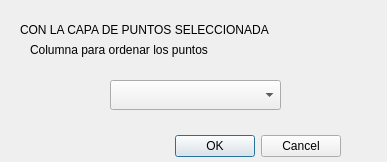
<?xml version="1.0" encoding="UTF-8"?>
<ui version="4.0">
 <class>ptos2polDialogBase</class>
 <widget class="QDialog" name="ptos2polDialogBase">
  <property name="geometry">
   <rect>
    <x>0</x>
    <y>0</y>
    <width>387</width>
    <height>162</height>
   </rect>
  </property>
  <property name="windowTitle">
   <string>Convierte puntos en poligonos (SIGMENA)</string>
  </property>
  <widget class="QDialogButtonBox" name="button_box">
   <property name="geometry">
    <rect>
     <x>170</x>
     <y>130</y>
     <width>171</width>
     <height>32</height>
    </rect>
   </property>
   <property name="orientation">
    <enum>Qt::Horizontal</enum>
   </property>
   <property name="standardButtons">
    <set>QDialogButtonBox::Cancel|QDialogButtonBox::Ok</set>
   </property>
  </widget>
  <widget class="QLabel" name="texto1">
   <property name="geometry">
    <rect>
     <x>20</x>
     <y>20</y>
     <width>291</width>
     <height>20</height>
    </rect>
   </property>
   <property name="text">
    <string>CON LA CAPA DE PUNTOS SELECCIONADA</string>
   </property>
  </widget>
  <widget class="QLabel" name="texto1_2">
   <property name="geometry">
    <rect>
     <x>30</x>
     <y>40</y>
     <width>181</width>
     <height>20</height>
    </rect>
   </property>
   <property name="text">
    <string>Columna para ordenar los puntos</string>
   </property>
  </widget>
  <widget class="QComboBox" name="cb1">
   <property name="enabled">
    <bool>true</bool>
   </property>
   <property name="geometry">
    <rect>
     <x>110</x>
     <y>80</y>
     <width>171</width>
     <height>30</height>
    </rect>
   </property>
   <property name="statusTip">
    <string/>
   </property>
   <property name="maxVisibleItems">
    <number>20</number>
   </property>
  </widget>
 </widget>
 <resources/>
 <connections>
  <connection>
   <sender>button_box</sender>
   <signal>accepted()</signal>
   <receiver>ptos2polDialogBase</receiver>
   <slot>accept()</slot>
   <hints>
    <hint type="sourcelabel">
     <x>20</x>
     <y>20</y>
    </hint>
    <hint type="destinationlabel">
     <x>20</x>
     <y>20</y>
    </hint>
   </hints>
  </connection>
  <connection>
   <sender>button_box</sender>
   <signal>rejected()</signal>
   <receiver>ptos2polDialogBase</receiver>
   <slot>reject()</slot>
   <hints>
    <hint type="sourcelabel">
     <x>20</x>
     <y>20</y>
    </hint>
    <hint type="destinationlabel">
     <x>20</x>
     <y>20</y>
    </hint>
   </hints>
  </connection>
 </connections>
</ui>
